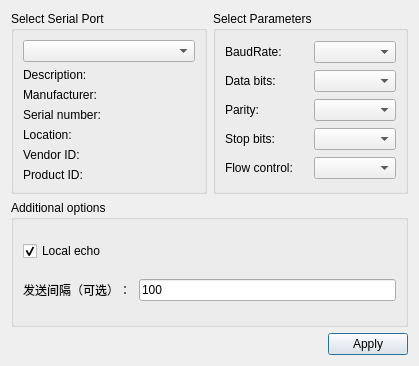
<?xml version="1.0" encoding="UTF-8"?>
<ui version="4.0">
 <class>SettingsDialog</class>
 <widget class="QDialog" name="SettingsDialog">
  <property name="geometry">
   <rect>
    <x>0</x>
    <y>0</y>
    <width>419</width>
    <height>366</height>
   </rect>
  </property>
  <property name="windowTitle">
   <string>Settings</string>
  </property>
  <layout class="QGridLayout" name="gridLayout_3">
   <item row="0" column="1">
    <widget class="QGroupBox" name="parametersBox">
     <property name="title">
      <string>Select Parameters</string>
     </property>
     <layout class="QGridLayout" name="gridLayout_2">
      <item row="0" column="0">
       <widget class="QLabel" name="baudRateLabel">
        <property name="text">
         <string>BaudRate:</string>
        </property>
       </widget>
      </item>
      <item row="0" column="1">
       <widget class="QComboBox" name="baudRateBox"/>
      </item>
      <item row="1" column="0">
       <widget class="QLabel" name="dataBitsLabel">
        <property name="text">
         <string>Data bits:</string>
        </property>
       </widget>
      </item>
      <item row="1" column="1">
       <widget class="QComboBox" name="dataBitsBox"/>
      </item>
      <item row="2" column="0">
       <widget class="QLabel" name="parityLabel">
        <property name="text">
         <string>Parity:</string>
        </property>
       </widget>
      </item>
      <item row="2" column="1">
       <widget class="QComboBox" name="parityBox"/>
      </item>
      <item row="3" column="0">
       <widget class="QLabel" name="stopBitsLabel">
        <property name="text">
         <string>Stop bits:</string>
        </property>
       </widget>
      </item>
      <item row="3" column="1">
       <widget class="QComboBox" name="stopBitsBox"/>
      </item>
      <item row="4" column="0">
       <widget class="QLabel" name="flowControlLabel">
        <property name="text">
         <string>Flow control:</string>
        </property>
       </widget>
      </item>
      <item row="4" column="1">
       <widget class="QComboBox" name="flowControlBox"/>
      </item>
     </layout>
    </widget>
   </item>
   <item row="0" column="0">
    <widget class="QGroupBox" name="selectBox">
     <property name="title">
      <string>Select Serial Port</string>
     </property>
     <layout class="QGridLayout" name="gridLayout">
      <item row="0" column="0">
       <widget class="QComboBox" name="serialPortInfoListBox"/>
      </item>
      <item row="1" column="0">
       <widget class="QLabel" name="descriptionLabel">
        <property name="text">
         <string>Description:</string>
        </property>
       </widget>
      </item>
      <item row="2" column="0">
       <widget class="QLabel" name="manufacturerLabel">
        <property name="text">
         <string>Manufacturer:</string>
        </property>
       </widget>
      </item>
      <item row="3" column="0">
       <widget class="QLabel" name="serialNumberLabel">
        <property name="text">
         <string>Serial number:</string>
        </property>
       </widget>
      </item>
      <item row="4" column="0">
       <widget class="QLabel" name="locationLabel">
        <property name="text">
         <string>Location:</string>
        </property>
       </widget>
      </item>
      <item row="5" column="0">
       <widget class="QLabel" name="vidLabel">
        <property name="text">
         <string>Vendor ID:</string>
        </property>
       </widget>
      </item>
      <item row="6" column="0">
       <widget class="QLabel" name="pidLabel">
        <property name="text">
         <string>Product ID:</string>
        </property>
       </widget>
      </item>
     </layout>
    </widget>
   </item>
   <item row="2" column="0" colspan="2">
    <layout class="QHBoxLayout" name="horizontalLayout">
     <item>
      <spacer name="horizontalSpacer">
       <property name="orientation">
        <enum>Qt::Horizontal</enum>
       </property>
       <property name="sizeHint" stdset="0">
        <size>
         <width>96</width>
         <height>20</height>
        </size>
       </property>
      </spacer>
     </item>
     <item>
      <widget class="QPushButton" name="applyButton">
       <property name="text">
        <string>Apply</string>
       </property>
      </widget>
     </item>
    </layout>
   </item>
   <item row="1" column="0" colspan="2">
    <widget class="QGroupBox" name="additionalOptionsGroupBox">
     <property name="title">
      <string>Additional options</string>
     </property>
     <layout class="QVBoxLayout" name="verticalLayout">
      <item>
       <widget class="QCheckBox" name="localEchoCheckBox">
        <property name="text">
         <string>Local echo</string>
        </property>
        <property name="checked">
         <bool>true</bool>
        </property>
       </widget>
      </item>
      <item>
       <layout class="QHBoxLayout" name="horizontalLayout_2" stretch="3,7">
        <item>
         <widget class="QLabel" name="label">
          <property name="text">
           <string>发送间隔（可选）：</string>
          </property>
         </widget>
        </item>
        <item>
         <widget class="QLineEdit" name="leSendInterval">
          <property name="text">
           <string>100</string>
          </property>
          <property name="placeholderText">
           <string>报文发送间隔，默认100ms</string>
          </property>
         </widget>
        </item>
       </layout>
      </item>
     </layout>
    </widget>
   </item>
  </layout>
 </widget>
 <resources/>
 <connections/>
</ui>
